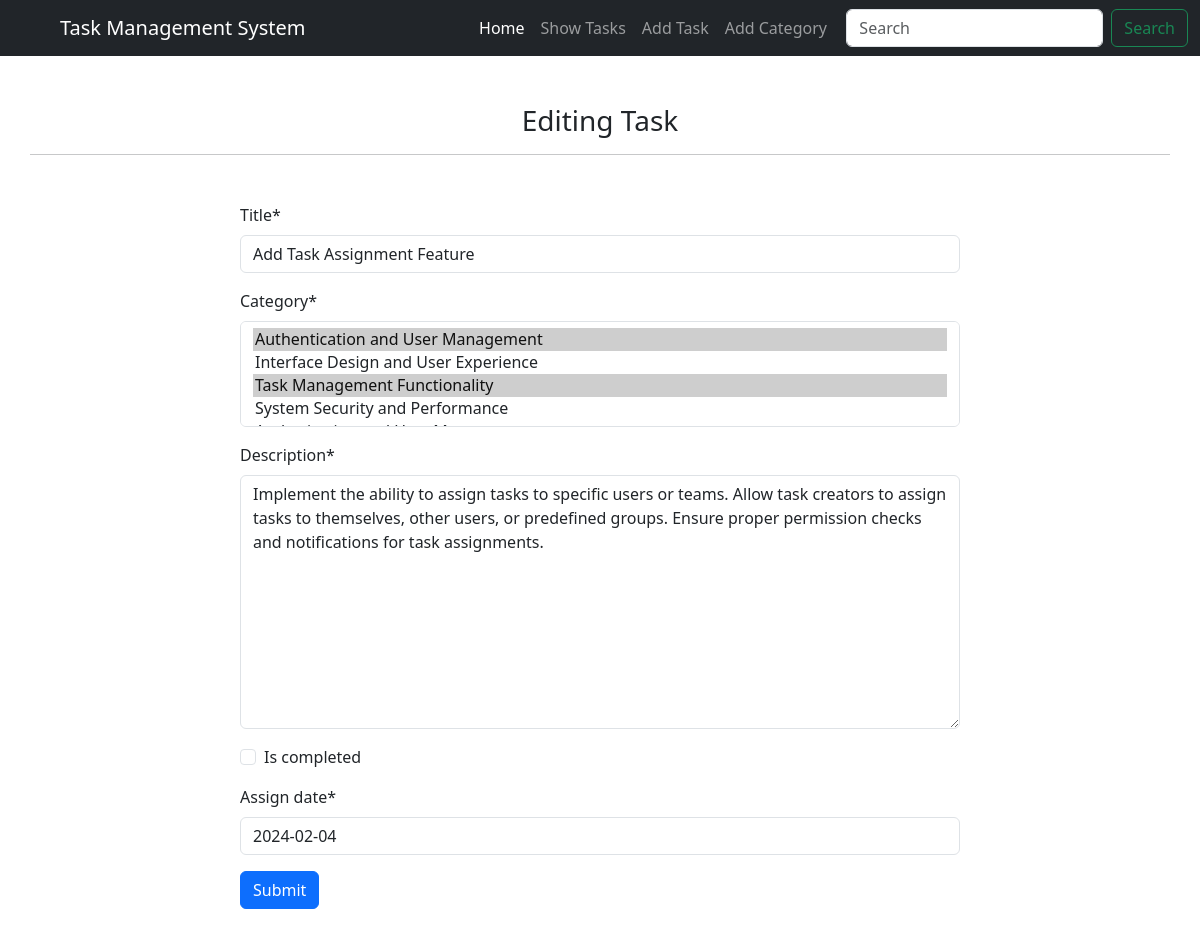
Page /task/edit/17 on the committed database.
### task/models.py (models this page shows, shortened)
class Task(models.Model):
    title = models.CharField(max_length = 100)
    category = models.ManyToManyField(Category)
    description = models.TextField()
    is_completed = models.BooleanField(default = False)
    assign_date = models.DateField()

### task/views.py (the view)
# urls.py: path('edit/<int:id>', views.edit_task, name = 'edit_task'),
def edit_task(req,id):
    task = Task.objects.get(pk = id)
    form = taskForm(instance=task)
    if req.method == 'POST':
        form = taskForm(req.POST,instance=task)
        if form.is_valid():
            form.save()
            return redirect('task')
    return render (req,'task/edit.html',{'form':form})

### task/forms.py
class taskForm(forms.ModelForm):
    class Meta:
        model = Task
        fields = '__all__'

### category/models.py (called while the page is built)
    def __str__(self):
        return self.name

### task/templates/task/edit.html (shortened to what this page needs)
{% extends 'base.html'%}
{% load static %}
{% block content %}
<h3 class="text-center mt-5">Editing Task</h3>
<hr class="container">
{% load crispy_forms_tags %}
<form class="mt-5" style="width:60%;margin:auto;" method="POST" action="">
    {{ form | crispy }}
    <input class="btn btn-primary mb-5" type="submit" value="Submit">
</form>
{% endblock %}

### rows in the picture
Task: title "Add Task Assignment Feature", description "Implement the ability to assign tasks to specific users or teams. Allow task creators to assign tasks to themselves, other users, or predefined groups. Ensure proper permission checks and notifications for task assignments.", assign_date "2024-02-04"
